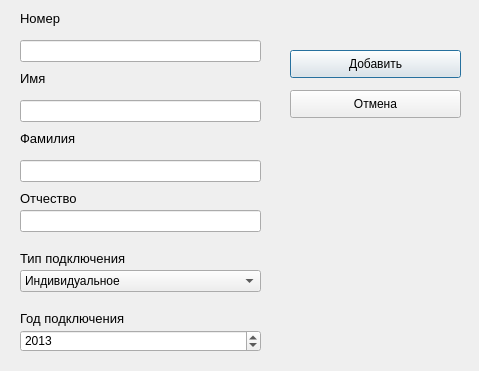
<?xml version="1.0" encoding="UTF-8"?>
<ui version="4.0">
 <class>Dialog</class>
 <widget class="QDialog" name="Dialog">
  <property name="geometry">
   <rect>
    <x>0</x>
    <y>0</y>
    <width>479</width>
    <height>371</height>
   </rect>
  </property>
  <property name="windowTitle">
   <string>Добавить</string>
  </property>
  <widget class="QLabel" name="lblName">
   <property name="geometry">
    <rect>
     <x>20</x>
     <y>70</y>
     <width>53</width>
     <height>16</height>
    </rect>
   </property>
   <property name="font">
    <font>
     <pointsize>10</pointsize>
    </font>
   </property>
   <property name="text">
    <string>Имя</string>
   </property>
  </widget>
  <widget class="QLabel" name="lblFName">
   <property name="geometry">
    <rect>
     <x>20</x>
     <y>130</y>
     <width>91</width>
     <height>16</height>
    </rect>
   </property>
   <property name="font">
    <font>
     <pointsize>10</pointsize>
    </font>
   </property>
   <property name="text">
    <string>Фамилия</string>
   </property>
  </widget>
  <widget class="QLabel" name="lblPName">
   <property name="geometry">
    <rect>
     <x>20</x>
     <y>190</y>
     <width>91</width>
     <height>16</height>
    </rect>
   </property>
   <property name="font">
    <font>
     <pointsize>10</pointsize>
    </font>
   </property>
   <property name="text">
    <string>Отчество</string>
   </property>
  </widget>
  <widget class="QLabel" name="lblConType">
   <property name="geometry">
    <rect>
     <x>20</x>
     <y>250</y>
     <width>151</width>
     <height>16</height>
    </rect>
   </property>
   <property name="font">
    <font>
     <pointsize>10</pointsize>
    </font>
   </property>
   <property name="text">
    <string>Тип подключения</string>
   </property>
  </widget>
  <widget class="QLabel" name="label_5">
   <property name="geometry">
    <rect>
     <x>20</x>
     <y>310</y>
     <width>151</width>
     <height>16</height>
    </rect>
   </property>
   <property name="font">
    <font>
     <pointsize>10</pointsize>
    </font>
   </property>
   <property name="text">
    <string>Год подключения</string>
   </property>
  </widget>
  <widget class="QLineEdit" name="txtName">
   <property name="geometry">
    <rect>
     <x>20</x>
     <y>100</y>
     <width>241</width>
     <height>22</height>
    </rect>
   </property>
  </widget>
  <widget class="QLineEdit" name="txtFName">
   <property name="geometry">
    <rect>
     <x>20</x>
     <y>160</y>
     <width>241</width>
     <height>22</height>
    </rect>
   </property>
  </widget>
  <widget class="QLineEdit" name="txtPName">
   <property name="geometry">
    <rect>
     <x>20</x>
     <y>210</y>
     <width>241</width>
     <height>22</height>
    </rect>
   </property>
  </widget>
  <widget class="QComboBox" name="cmbConType">
   <property name="geometry">
    <rect>
     <x>20</x>
     <y>270</y>
     <width>241</width>
     <height>22</height>
    </rect>
   </property>
   <item>
    <property name="text">
     <string>Индивидуальное</string>
    </property>
   </item>
   <item>
    <property name="text">
     <string>Коллективное</string>
    </property>
   </item>
  </widget>
  <widget class="QSpinBox" name="Year">
   <property name="geometry">
    <rect>
     <x>20</x>
     <y>330</y>
     <width>241</width>
     <height>22</height>
    </rect>
   </property>
   <property name="minimum">
    <number>1940</number>
   </property>
   <property name="maximum">
    <number>2100</number>
   </property>
   <property name="value">
    <number>2013</number>
   </property>
  </widget>
  <widget class="QPushButton" name="cmdAdd">
   <property name="geometry">
    <rect>
     <x>290</x>
     <y>50</y>
     <width>171</width>
     <height>28</height>
    </rect>
   </property>
   <property name="text">
    <string>Добавить</string>
   </property>
   <property name="icon">
    <iconset>
     <normaloff>add-icon.png</normaloff>add-icon.png</iconset>
   </property>
  </widget>
  <widget class="QPushButton" name="cmdCancel">
   <property name="geometry">
    <rect>
     <x>290</x>
     <y>90</y>
     <width>171</width>
     <height>28</height>
    </rect>
   </property>
   <property name="text">
    <string>Отмена</string>
   </property>
  </widget>
  <widget class="QLineEdit" name="txtPh">
   <property name="geometry">
    <rect>
     <x>20</x>
     <y>40</y>
     <width>241</width>
     <height>22</height>
    </rect>
   </property>
  </widget>
  <widget class="QLabel" name="lblPh">
   <property name="geometry">
    <rect>
     <x>20</x>
     <y>10</y>
     <width>53</width>
     <height>16</height>
    </rect>
   </property>
   <property name="font">
    <font>
     <pointsize>10</pointsize>
    </font>
   </property>
   <property name="text">
    <string>Номер</string>
   </property>
  </widget>
 </widget>
 <resources/>
 <connections/>
</ui>
